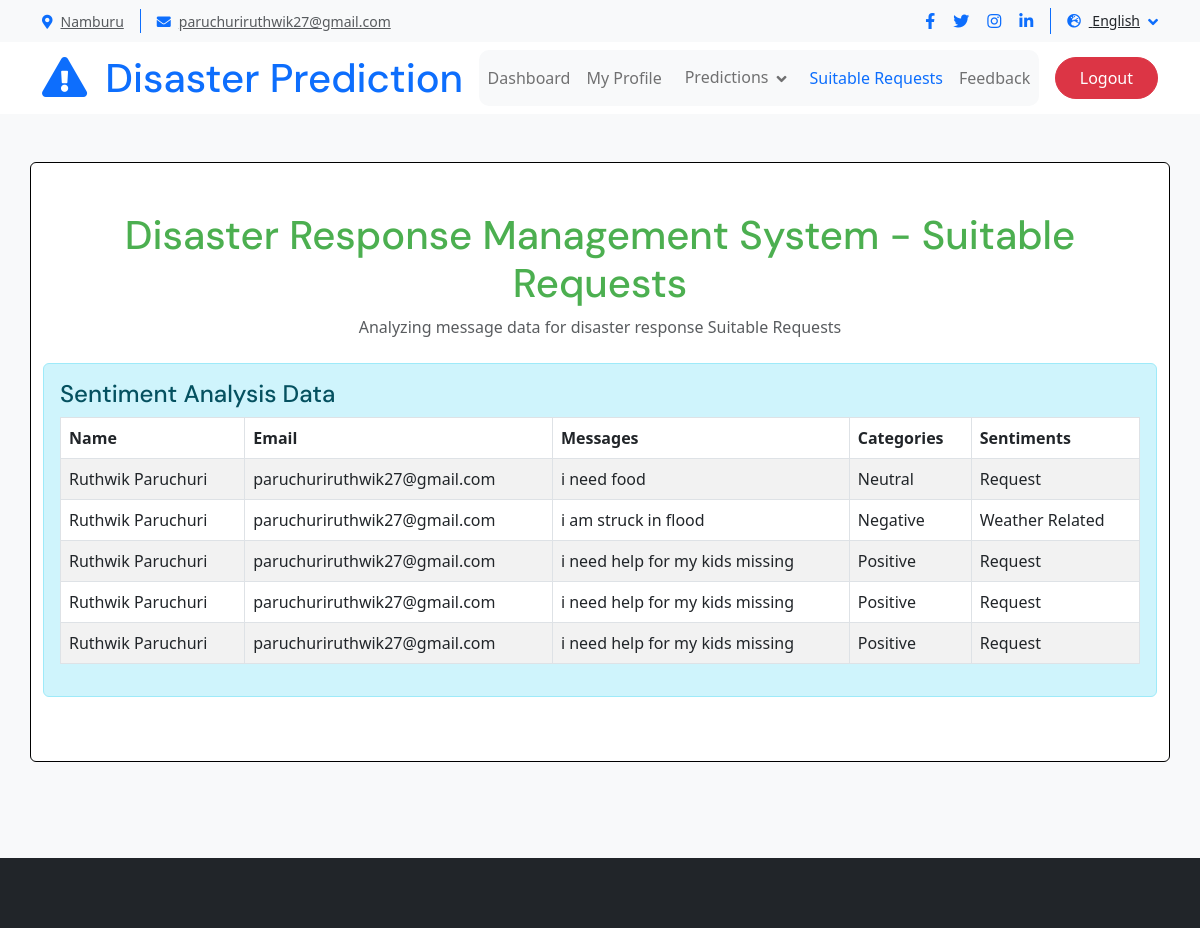
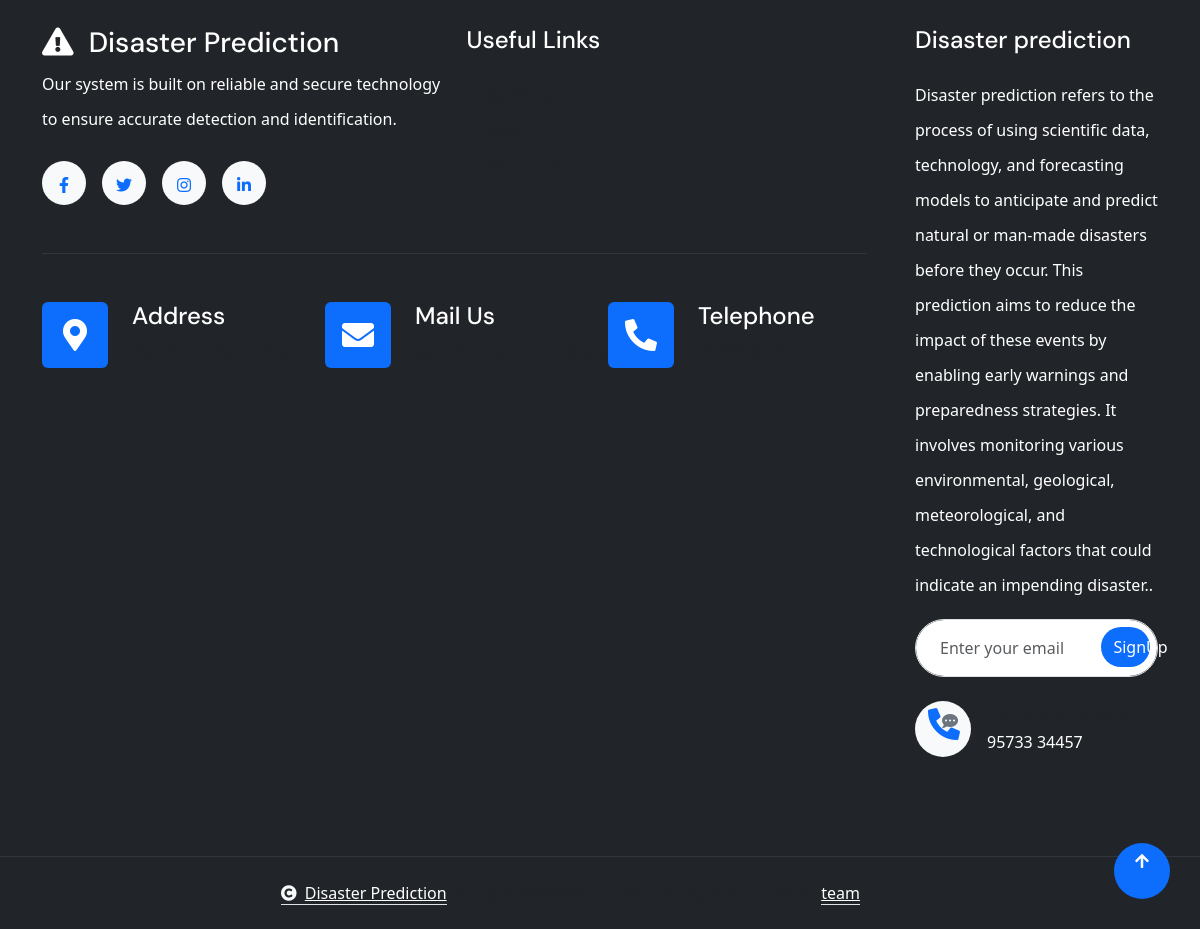
Page /satiable_requests (signed in) on the committed database (2 pictures, top to bottom).
### userapp/models.py (models this page shows, shortened)
class SentimentAnalysis(models.Model):
    s_id = models.AutoField(primary_key=True)
    message = models.TextField()
    sentiment = models.CharField(max_length=50)
    category = models.CharField(max_length=50)

### userapp/views.py (the view)
# urls.py: path("satiable_requests",user_views.satiable_requests,name="satiable_requests"),
def satiable_requests(request):
    sentiments = SentimentAnalysis.objects.all()
    user_email = request.session.get("user_email")
    name = request.session.get("name")
    print(f"Session Data - user_email: {user_email}, name: {name}")
    print(f"Session Keys: {request.session.keys()}")  # Print all available session keys
    return render(request, 'user/satiable-requests.html', {
        'sentiments': sentiments,
        'user_email': user_email,
        'name': name
    })

### assets/templates/user/satiable-requests.html (shortened to what this page needs)
{% load static %}
<!DOCTYPE html>
<html lang="en">
<head>
    <link rel="stylesheet" href="https://use.fontawesome.com/releases/v5.15.4/css/all.css"/>
    <link href="https://cdn.jsdelivr.net/npm/bootstrap-icons@1.4.1/font/bootstrap-icons.css" rel="stylesheet">
    <link rel="stylesheet" href="{% static 'user/lib/animate/animate.min.css' %}"/>
    <link rel="stylesheet" href="{% static 'user/lib/lightbox/css/lightbox.min.css' %}">
    <link rel="stylesheet" href="{% static 'user/lib/owlcarousel/assets/owl.carousel.min.css' %}">
    <link rel="stylesheet" href="{% static 'user/css/bootstrap.min.css' %}">
    <link rel="stylesheet" href="{% static 'user/css/style.css' %}">
</head>
<body>
    <div class="container-fluid topbar px-0 px-lg-4 bg-light py-2 d-none d-lg-block">
        <div class="container">
            <div class="row gx-0 align-items-center">
                <div class="col-lg-8 text-center text-lg-start mb-lg-0">
                    <div class="d-flex flex-wrap">
                        <div class="border-end border-primary pe-3">
                            <a href="#" class="text-muted small"><i class="fas fa-map-marker-alt text-primary me-2"></i>Namburu</a>
                        </div>
                        <div class="ps-3">
                            <a href="mailto:example@gmail.com" class="text-muted small"><i class="fas fa-envelope text-primary me-2"></i>paruchuriruthwik27@gmail.com</a>
                        </div>
                    </div>
                </div>
                <div class="col-lg-4 text-center text-lg-end">
                    <div class="d-flex justify-content-end">
                        <div class="d-flex border-end border-primary pe-3">
                            <a class="btn p-0 text-primary me-3" href="#"><i class="fab fa-facebook-f"></i></a>
                            <a class="btn p-0 text-primary me-3" href="#"><i class="fab fa-twitter"></i></a>
                            <a class="btn p-0 text-primary me-3" href="#"><i class="fab fa-instagram"></i></a>
                            <a class="btn p-0 text-primary me-0" href="#"><i class="fab fa-linkedin-in"></i></a>
                        </div>
                        <div class="dropdown ms-3">
                            <a href="#" class="dropdown-toggle text-dark" data-bs-toggle="dropdown"><small><i class="fas fa-globe-europe text-primary me-2"></i> English</small></a>
                        </div>
                    </div>
                </div>
            </div>
        </div>
    </div>
    <div class="container-fluid nav-bar px-0 px-lg-4 py-lg-0">
        <div class="container">
            <nav class="navbar navbar-expand-lg navbar-light">
                <a href="#" class="navbar-brand p-0">
                    <h1 class="text-primary mb-0"><i class="fas fa-exclamation-triangle me-2"></i> Disaster Prediction</h1>
                </a>
                <div class="collapse  navbar-collapse" id="navbarCollapse">
                    <div class="navbar-nav  mx-0 mx-lg-auto ">
                        <a href="{% url 'user_dashboard' %}" class="nav-item nav-link">Dashboard</a>
                        <a href="{% url 'user_profile' %}" class="nav-item nav-link">My Profile</a>
                        <div class="nav-item dropdown">
                            <a href="#" class="nav-link dropdown-toggle " data-bs-toggle="dropdown">Predictions</a>
                        </div>
                        <a href="{% url 'satiable_requests' %}" class="nav-item nav-link active">Suitable Requests</a>
                        <a href="{% url 'feedback' %}" class="nav-item nav-link ">Feedback</a>
                    </div>
                    <div class="d-flex justify-content-end">
                        <a href="{% url 'user_logout' %}" class="btn btn-danger rounded-pill py-2 px-4 ms-3 flex-shrink-0">Logout</a>
                    </div>
                </div>
            </nav>
        </div>
    </div>
    <div class="container-fluid feature bg-light py-5">
        <div class="container rounded bg-white mb-5 border border-black" >
            <div class="row ">
                <!DOCTYPE html>
                <html lang="en">
                <head>
                    <link rel="stylesheet" href="https://cdn.jsdelivr.net/npm/bootstrap@5.3.0/dist/css/bootstrap.min.css">
                </head>
                <body>
                <div class="container mt-5 mb-5">
                    <h1 class="text-center" style="color: #4CAF50;">Disaster Response Management System - Suitable Requests</h1>
                    <p class="text-center text-muted">Analyzing message data for disaster response Suitable Requests</p>
                    <div class="alert alert-info mt-4">
                        <h4>Sentiment Analysis Data</h4>
                        <table class="table table-striped table-bordered">
                            <thead>
                                <tr>
                                    <th><strong>Name</strong></th>
                                    <th><strong>Email</strong></th>
                                    <th><strong>Messages</strong></th>
                                    <th><strong>Categories</strong></th>
                                    <th><strong>Sentiments</strong></th>
                                </tr>
                            </thead>
                            <tbody>
                                {% for entry in sentiments %}
                                    <tr>
                                        <td>{{ name }}</td>
                                        <td>{{ user_email }}</td>
                                        <td>{{ entry.message }}</td>
                                        <td>{{ entry.sentiment }}</td>
                                        <td>{{ entry.category }}</td>
                                    </tr>
                                {% endfor %}
                            </tbody>
                        </table>
                    </div>
                </div>
                </body>
                </html>
            </div>
        </div>
    </div>
    <div class="container-fluid footer py-5 wow fadeIn" data-wow-delay="0.2s">
        <div class="container py-5">
            <div class="row g-5">
                <div class="col-xl-9">
                    <div class="mb-5">
                        <div class="row g-4">
                            <div class="col-md-6 col-lg-6 col-xl-6">
                                <div class="footer-item">
                                    <a href="{% url 'index' %}" class="p-0">
                                        <h3 class="text-white"><i class="fas fa-exclamation-triangle me-2"></i> Disaster Prediction</h3>
                                    </a>
                                    <p class="text-white mb-4">Our system is built on reliable and secure technology to ensure accurate detection and identification.</p>
                                    <div class="footer-btn d-flex">
                                        <a class="btn btn-md-square rounded-circle me-3" href="#"><i class="fab fa-facebook-f"></i></a>
                                        <a class="btn btn-md-square rounded-circle me-3" href="#"><i class="fab fa-twitter"></i></a>
                                        <a class="btn btn-md-square rounded-circle me-3" href="#"><i class="fab fa-instagram"></i></a>
                                        <a class="btn btn-md-square rounded-circle me-0" href="#"><i class="fab fa-linkedin-in"></i></a>
                                    </div>
                                </div>
                            </div>
                            <div class="col-md-6 col-lg-6 col-xl-6">
                                <div class="footer-item">
                                    <h4 class="text-white mb-4">Useful Links</h4>
                                    <a href="#"><i class="fas fa-angle-right me-2"></i> Dashboard</a>
                                    <a href="#"><i class="fas fa-angle-right me-2"></i> Fines</a>
                                    <a href="#"><i class="fas fa-angle-right me-2"></i> My Profile</a>
                                </div>
                            </div>
                        </div>
                    </div>
                    <div class="pt-5" style="border-top: 1px solid rgba(255, 255, 255, 0.08);">
                        <div class="row g-0">
                            <div class="col-12">
                                <div class="row g-4">
                                    <div class="col-lg-6 col-xl-4">
                                        <div class="d-flex">
                                            <div class="btn-xl-square bg-primary text-white rounded p-4 me-4">
                                                <i class="fas fa-map-marker-alt fa-2x"></i>
                                            </div>
                                            <div>
                                                <h4 class="text-white">Address</h4>
                                                <p class="mb-0">Namburu , hyderabad</p>
                                            </div>
                                        </div>
                                    </div>
                                    <div class="col-lg-6 col-xl-4">
                                        <div class="d-flex">
                                            <div class="btn-xl-square bg-primary text-white rounded p-4 me-4">
                                                <i class="fas fa-envelope fa-2x"></i>
                                            </div>
                                            <div>
                                                <h4 class="text-white">Mail Us</h4>
                                                <p class="mb-0">paruchuriruthwik27@gmail.com</p>
                                            </div>
                                        </div>
                                    </div>
                                    <div class="col-lg-6 col-xl-4">
                                        <div class="d-flex">
                                            <div class="btn-xl-square bg-primary text-white rounded p-4 me-4">
                                                <i class="fa fa-phone-alt fa-2x"></i>
                                            </div>
                                            <div>
                                                <h4 class="text-white">Telephone</h4>
                                                <p class="mb-0">95733 34457</p>
                                            </div>
                                        </div>
                                    </div>
                                </div>
                            </div>
                        </div>
                    </div>
                </div>
                <div class="col-xl-3">
                    <div class="footer-item">
                       <h4 class="text-white mb-4">Disaster prediction</h4>
                        <p class="text-white mb-3">Disaster prediction refers to the process of using scientific data, technology, and forecasting models to anticipate and predict natural or man-made disasters before they occur. This prediction aims to reduce the impact of these events by enabling early warnings and preparedness strategies. It involves monitoring various environmental, geological, meteorological, and technological factors that could indicate an impending disaster..</p>
                       <div class="position-relative rounded-pill mb-4">
                            <input class="form-control rounded-pill w-100 py-3 ps-4 pe-5" type="text" placeholder="Enter your email">
                            <button type="button" class="btn btn-primary rounded-pill position-absolute top-0 end-0 py-2 mt-2 me-2">SignUp</button>
                        </div>
                        <div class="d-flex flex-shrink-0">
                            <div class="footer-btn">
                                <a href="#" class="btn btn-lg-square rounded-circle position-relative wow tada" data-wow-delay=".9s">
                                    <i class="fa fa-phone-alt fa-2x"></i>
                                    <div class="position-absolute" style="top: 2px; right: 12px;">
                                        <span><i class="fa fa-comment-dots text-secondary"></i></span>
                                    </div>
                                </a>
                            </div>
                            <div class="d-flex flex-column ms-3 flex-shrink-0">
                                <span>Call to Our Experts</span>
                                <a href="tel:+ 0123 456 7890"><span class="text-white">95733 34457</span></a>
                            </div>
                        </div>
                    </div>
                </div>
            </div>
        </div>
    </div>
    <div class="container-fluid copyright py-4">
        <div class="container">
            <div class="row g-4 align-items-center">
                <div class="col-md-6 text-center text-md-end mb-md-0">
                    <span class="text-body"><a href="#" class="border-bottom text-white"><i class="fas fa-copyright text-light me-2"></i>Disaster Prediction</a>, All right reserved.</span>
                </div>
                <div class="col-md-6 text-center text-md-start text-body">
                    Designed By <a class="border-bottom text-white" href="https://codeleaf.in"></a> Distributed By <a class="border-bottom text-white" href="https://codeleaf.in" target="_blank"> team</a>
                </div>
            </div>
        </div>
    </div>
    <a href="#" class="btn btn-primary btn-lg-square rounded-circle back-to-top"><i class="fa fa-arrow-up"></i></a>
</body>
</html>

### rows in the picture
SentimentAnalysis: name "Ruthwik Paruchuri", user_email "paruchuriruthwik27@gmail.com", message "i need food", sentiment "Neutral", category "Request"
SentimentAnalysis: name "Ruthwik Paruchuri", user_email "paruchuriruthwik27@gmail.com", message "i am struck in flood", sentiment "Negative", category "Weather Related"
SentimentAnalysis: name "Ruthwik Paruchuri", user_email "paruchuriruthwik27@gmail.com", message "i need help for my kids missing", sentiment "Positive", category "Request"
SentimentAnalysis: name "Ruthwik Paruchuri", user_email "paruchuriruthwik27@gmail.com", message "i need help for my kids missing", sentiment "Positive", category "Request"
SentimentAnalysis: name "Ruthwik Paruchuri", user_email "paruchuriruthwik27@gmail.com", message "i need help for my kids missing", sentiment "Positive", category "Request"
